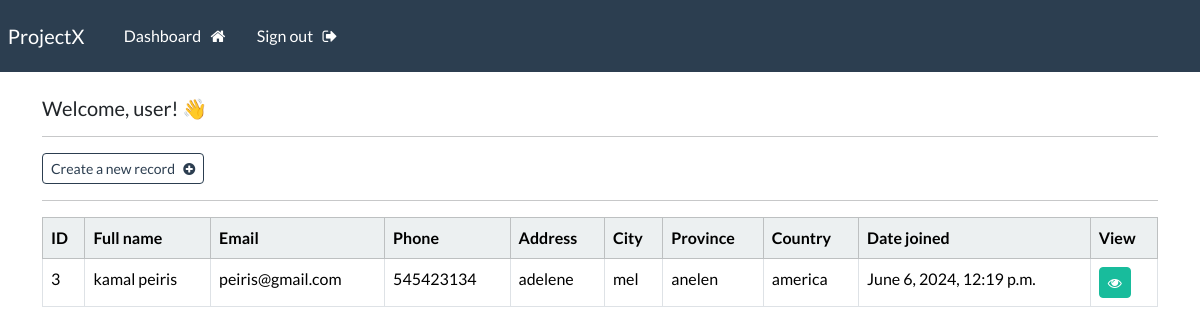
Before: /dashboard (signed in) with the older database file.
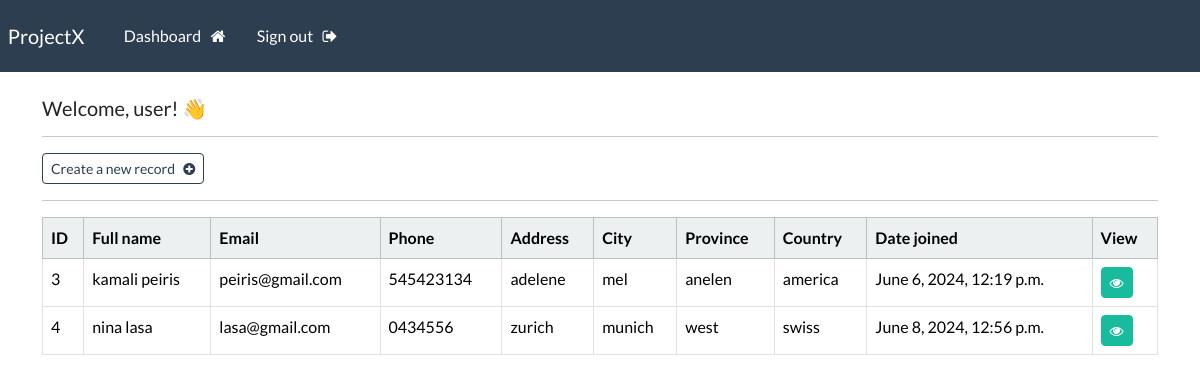
After: the same page with the newer database file.
### webapp/models.py (models this page shows, shortened)
class Record(models.Model):
    creation_date = models.DateTimeField(auto_now_add=True)
    first_name = models.CharField(max_length=100)
    last_name = models.CharField(max_length=100)
    email = models.CharField(max_length=255)
    phone = models.CharField(max_length=20)
    address = models.CharField(max_length=300)
    city = models.CharField(max_length=255)
    province = models.CharField(max_length=200)
    country = models.CharField(max_length=125)

### webapp/views.py (the view)
# urls.py: path('dashboard', views.dashboard, name="dashboard"),
@login_required(login_url='my-login')
def dashboard(request):
    my_records = Record.objects.all()
    context = {'records': my_records}
    return render(request, 'webapp/dashboard.html', context=context)

### webapp/templates/webapp/dashboard.html
{% extends 'webapp/base.html' %}
{% block content %}
    <h5> Welcome, {{user}}! 👋 </h5>
    <hr>
    <a class="btn btn-outline-primary btn-sm" href="{% url 'create-record' %}">
        Create a new record
        &nbsp; <i class="fa fa-plus-circle" aria-hidden="true"></i>
    </a>
    <hr>
    <table class="table table-hover table-bordered">
        <thead class="table-light">
            <tr>
                <th scope="col"> ID </th>
                <th scope="col"> Full name </th>
                <th scope="col"> Email </th>
                <th scope="col"> Phone </th>
                <th scope="col"> Address </th>
                <th scope="col"> City </th>
                <th scope="col"> Province </th>
                <th scope="col"> Country </th>
                <th scope="col"> Date joined </th>
                <th scope="col"> View </th>
            </tr>
        </thead>
        <tbody>
        {% if records %}
            {% for record in records %}
            <tr>
                <td> {{record.id}} </td>
                <td> {{record.first_name}} {{record.last_name}} </td>
                <td> {{record.email}} </td>
                <td> {{record.phone}} </td>
                <td> {{record.address}} </td>
                <td> {{record.city}} </td>
                <td> {{record.province}} </td>
                <td> {{record.country}} </td>
                <td> {{record.creation_date}} </td>
                <td> <a class="btn btn-success btn-sm" href="{% url 'record' record.id %}"> <i class="fa fa-eye" aria-hidden="true"></i> </a></td>
            </tr>
            {% endfor %}
        {% endif %}
        </tbody>
    </table>
{% endblock %}

Changed rows visible on the page:
changed Record "peiris": first_name "kamal" → "kamali"
added Record: id "4", first_name "nina", last_name "lasa", email "lasa@gmail.com", phone "0434556", address "zurich", city "munich", province "west", country "swiss", creation_date "June 8, 2024, 12:56 p.m."
